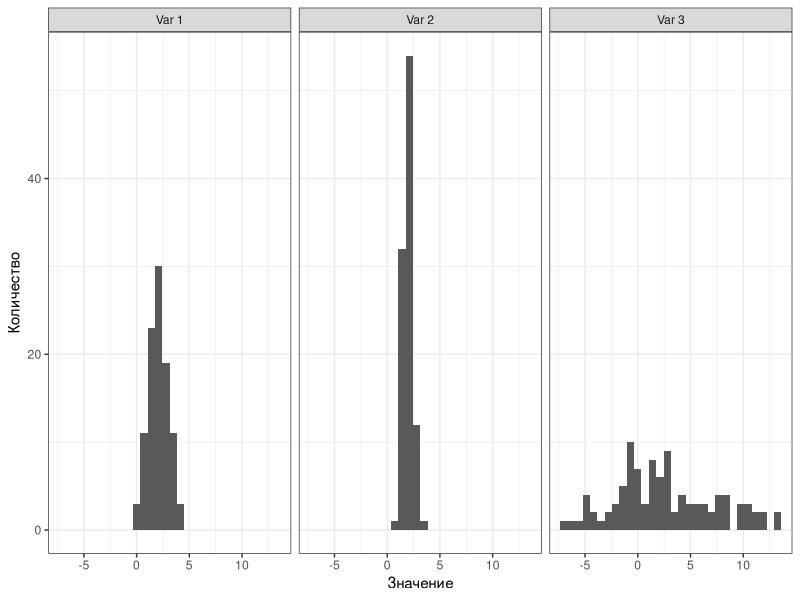
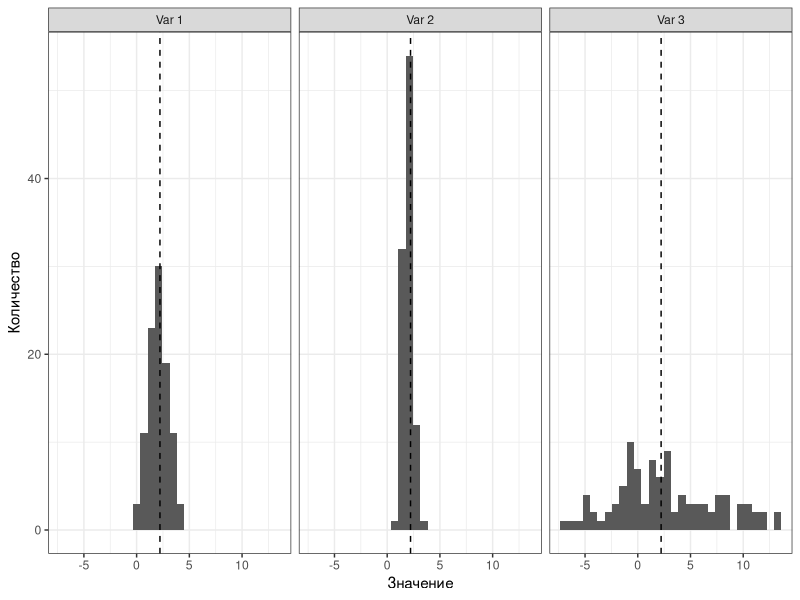
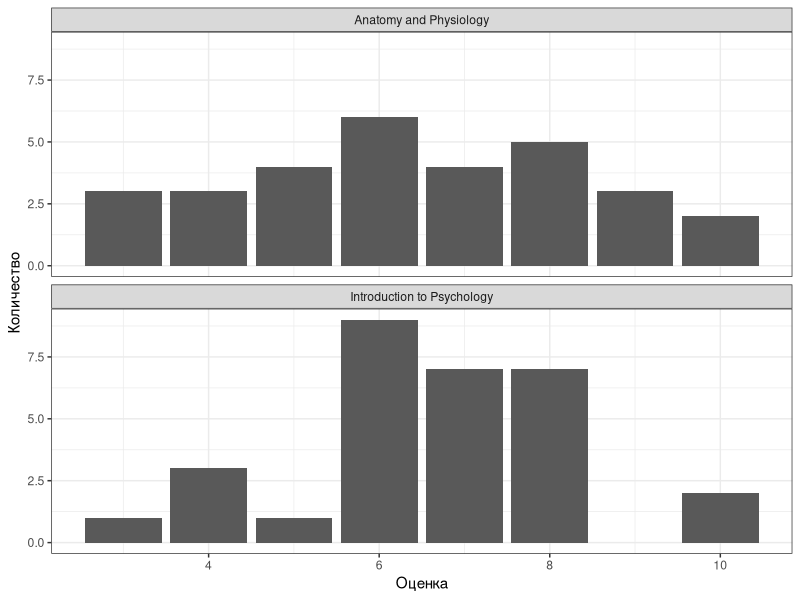
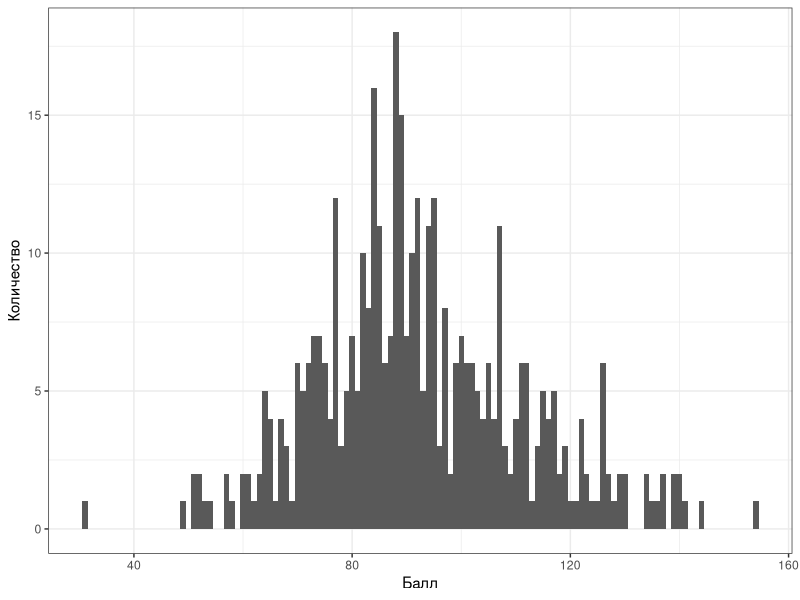
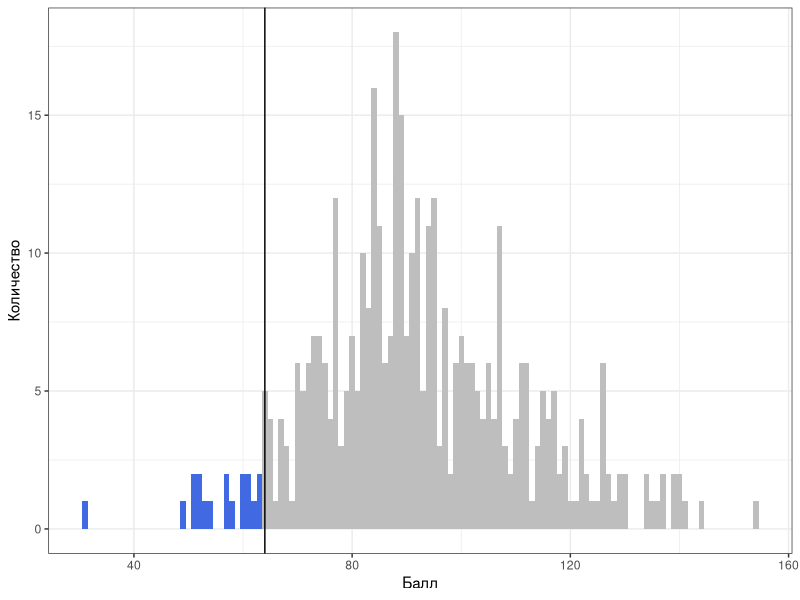
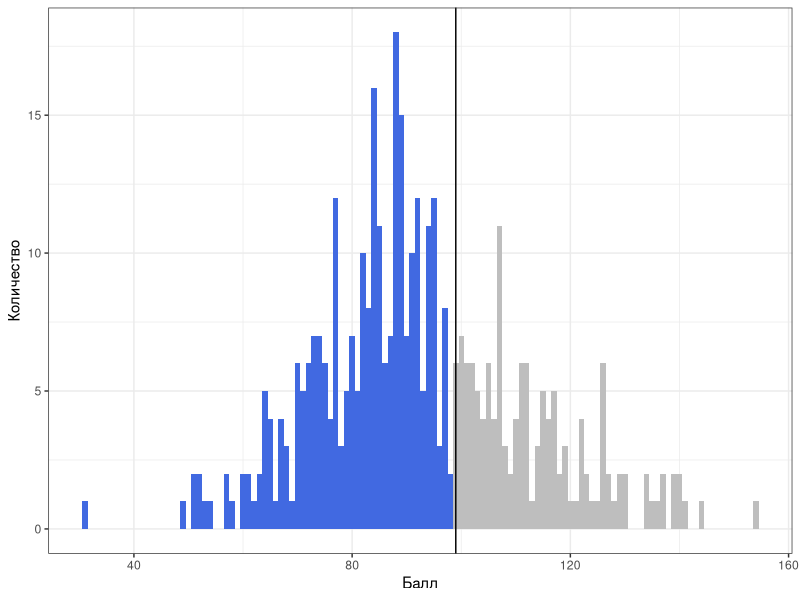
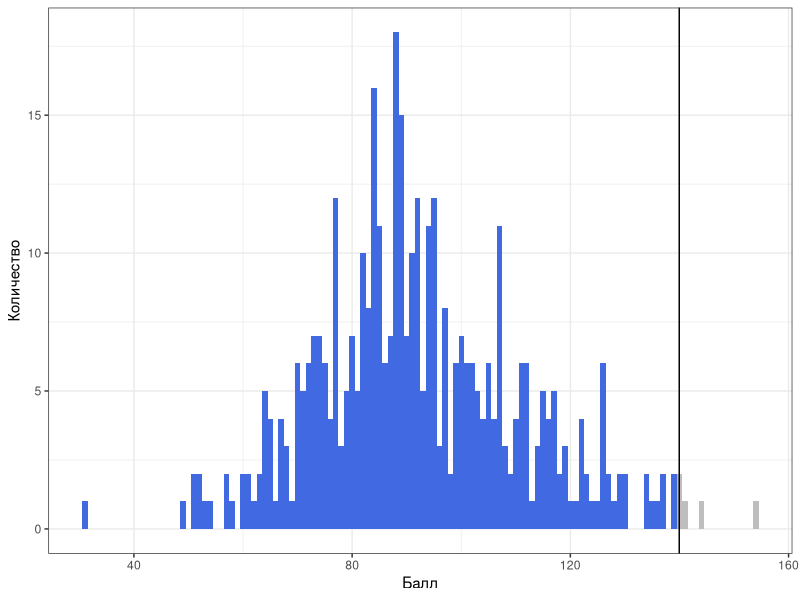
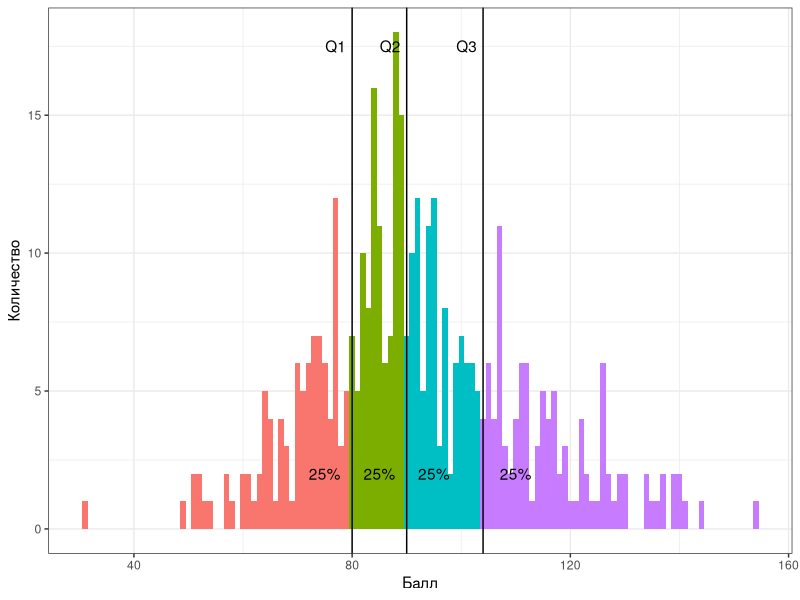

Reproduce these figures in R, in order.
## ---- chunk 1
knitr::opts_chunk$set(echo = FALSE, eval = TRUE, warning = FALSE, message = FALSE, error = FALSE)
## ---- chunk 2
library(tidyverse)
theme_set(theme_bw())
## ---- chunk 3
set.seed(123)
tibble(`Var 1` = rnorm(100, 2, 1),
       `Var 2` = rnorm(100, 2, 0.5),
       `Var 3` = rnorm(100, 2, 5)) %>% 
  pivot_longer(cols = everything()) %>% 
  ggplot(aes(value)) +
  geom_histogram() +
  facet_wrap(~ name) +
  labs(x = "Значение", y = "Количество")
## ---- chunk 4
set.seed(123)
tibble(`Var 1` = rnorm(100, 2, 1),
       `Var 2` = rnorm(100, 2, 0.5),
       `Var 3` = rnorm(100, 2, 5)) %>% 
  pivot_longer(cols = everything()) %>% 
  ggplot(aes(value)) +
  geom_histogram() +
  geom_vline(aes(xintercept = mean(value)), linetype = "dashed") +
  facet_wrap(~ name) +
  labs(x = "Значение", y = "Количество")
## ---- chunk 5
anat_marks <- c(7, 4, 6, 9, 10, 5, 6, 9, 6, 6, 3, 6, 8, 8, 5, 10, 7, 5, 7, 3, 9, 4, 8, 3, 8, 4, 6, 8, 7, 5)
anat_marks
## ---- chunk 6
intro_psy_marks <- c(6, 8, 4, 6, 7, 5, 7, 10, 4, 6, 7, 8, 7, 6, 8, 10, 8, 7, 7, 6, 8, 7, 6, 8, 6, 3, 8, 6, 6, 4)
intro_psy_marks
## ---- chunk 7
tibble(`Anatomy and Physiology` = anat_marks,
       `Introduction to Psychology` = intro_psy_marks) %>% 
  pivot_longer(cols = everything()) %>% 
  ggplot(aes(value)) +
  geom_bar() +
  facet_wrap(~ name, ncol = 1) +
  labs(x = "Оценка", y = "Количество")
## ---- chunk 8
tu <- read_csv("data/tol-uncert-score.csv")
tu %>% 
  ggplot(aes(score)) +
  geom_histogram(binwidth = 1) +
  labs(x = "Балл", y = "Количество")
## ---- chunk 9
qtu <- quantile(tu$score, c(.05, .68, .99, .25, .5, .75))

tu %>% 
  mutate(
    qtu5 = ifelse(score < qtu["5%"], TRUE, FALSE),
    qtu68 = ifelse(score < qtu["68%"], TRUE, FALSE),
    qtu99 = ifelse(score < qtu["99%"], TRUE, FALSE),
    # qrtu1 = ifelse(score < qtu["25%"], TRUE, FALSE),
    # qrtu2 = ifelse(score < qtu["50%"], TRUE, FALSE),
    # qrtu3 = ifelse(score < qtu["75%"], TRUE, FALSE),
    qrtu = case_when(score < qtu["25%"] ~ 1,
                     score < qtu["50%"] ~ 2,
                     score < qtu["75%"] ~ 3,
                     .default = 4)
    ) -> tu

tu %>% 
  ggplot(aes(score, fill = qtu5)) +
  geom_histogram(binwidth = 1) +
  geom_vline(xintercept = qtu["5%"]) +
  labs(x = "Балл", y = "Количество") +
  guides(fill = FALSE) +
  scale_fill_manual(values = c("FALSE" = "gray", "TRUE" = "royalblue"))
## ---- chunk 10
tu %>% 
  ggplot(aes(score, fill = qtu68)) +
  geom_histogram(binwidth = 1) +
  geom_vline(xintercept = qtu["68%"]) +
  labs(x = "Балл", y = "Количество") +
  guides(fill = FALSE) +
  scale_fill_manual(values = c("FALSE" = "gray", "TRUE" = "royalblue"))
## ---- chunk 11
tu %>% 
  ggplot(aes(score, fill = qtu99)) +
  geom_histogram(binwidth = 1) +
  geom_vline(xintercept = qtu["99%"]) +
  labs(x = "Балл", y = "Количество") +
  guides(fill = FALSE) +
  scale_fill_manual(values = c("FALSE" = "gray", "TRUE" = "royalblue"))
## ---- chunk 12
tu %>% 
  ggplot(aes(score, fill = as_factor(qrtu))) +
  geom_histogram(binwidth = 1) +
  geom_vline(xintercept = qtu[c("25%", "50%", "75%")]) +
  annotate(geom = "text", label = "25%", x = 75, y = 2) +
  annotate(geom = "text", label = "25%", x = 85, y = 2) +
  annotate(geom = "text", label = "25%", x = 95, y = 2) +
  annotate(geom = "text", label = "25%", x = 110, y = 2) +
  annotate(geom = "text", label = "Q1", x = 77, y = 17.5) +
  annotate(geom = "text", label = "Q2", x = 87, y = 17.5) +
  annotate(geom = "text", label = "Q3", x = 101, y = 17.5) +
  labs(x = "Балл", y = "Количество") +
  guides(fill = FALSE)
## ---- chunk 13
tu %>% 
  ggplot(aes(y = score)) +
  geom_boxplot() +
  labs(y = "Балл") +
  theme(axis.text.x = element_text(size = 0))
## ---- chunk 14
tu %>% 
  ggplot(aes(y = score)) +
  geom_boxplot() +
  annotate(geom = "text", label = "Q1", x = -.4, y = 80) +
  annotate(geom = "text", label = "Q2", x = -.4, y = 90) +
  annotate(geom = "text", label = "Q3", x = -.4, y = 104) +
  annotate(geom = "text", label = "Q1−1.5IQR", x = -.06, y = 50) +
  annotate(geom = "text", label = "Q3+1.5IQR", x = -.06, y = 140) +
  labs(x = "", y = "Балл") +
  theme(axis.text.x = element_text(size = 0))
## ---- chunk 15
v1 <- 1:6
v2 <- c(1:5, 20)
v1
v2
## ---- chunk 16
v3 <- 15:20
v4 <- c(5, 16:20)
v3
v4
## ---- chunk 17
set.seed(123)

replicate(1000, rnorm(50, 10, 5)) %>% 
  apply(2, mean) -> means
means[1:100]
## ---- chunk 18
ggplot(NULL) +
  geom_histogram(aes(means), fill = "gray70") +
  geom_vline(xintercept = mean(means), linetype = "dashed") +
  geom_vline(xintercept = 10, color = "red") +
  labs(x = "Выборочные средние", y = "Количество")
## ---- chunk 19
set.seed(123)

replicate(1000, rnorm(50, 10, 5)) %>% 
  apply(2, function(x) {return(c(var(x), mean((mean(x) - x)^2)))}) -> vars
vars[, 1:100]
## ---- chunk 20
vars %>% t() %>% 
  as_tibble() %>% 
  pivot_longer(cols = everything()) %>%
  ggplot(aes(value, color = name)) +
  geom_density() +
  geom_vline(xintercept = mean(vars[1, ]), linetype = "dashed", color = "black") +
  geom_vline(xintercept = mean(vars[2, ]), linetype = "dashed", color = "blue") +
  geom_vline(xintercept = 25, color = "red") +
  scale_color_manual(values = c("black", "blue"),
                     labels = c("V1" = "По формуле для выборки",
                                "V2" = "По формуле для генеральной совокупности")) +
  labs(x = "Выборочные дисперсии", y = "Количество",
       color = "Оценка дисперсии") +
  theme(legend.position = "bottom")
## ---- chunk 21
smpl1 <- tibble(x1 = seq(-3, 3, by = .001),
               y1 = dnorm(x1),
               x2 = x1 + 2,
               y2 = dnorm(x2, mean = 2))
## ---- chunk 22
smpl1 %>% 
  ggplot() +
  geom_line(aes(x1, y1), color = "blue4") +
  geom_line(aes(x2, y2), color = "red4") +
  geom_vline(xintercept = 0, linetype = "dashed", color = "blue4") +
  geom_vline(xintercept = 2, linetype = "dashed", color = "red4") +
  labs(x = "Value", y = "Density")
## ---- chunk 23
smpl2 <- tibble(x1 = seq(-2, 4, by = .001),
               y1 = dnorm(x1, mean = 1),
               x2 = x1 * 3,
               y2 = dnorm(x2, mean = 3, sd = 3))
## ---- chunk 24
smpl2 %>% 
  ggplot() +
  geom_line(aes(x1, y1), color = "blue4") +
  geom_line(aes(x2, y2), color = "red4") +
  geom_vline(xintercept = 1, linetype = "dashed", color = "blue4") +
  geom_vline(xintercept = 3, linetype = "dashed", color = "red4") +
  labs(x = "Value", y = "Density")
